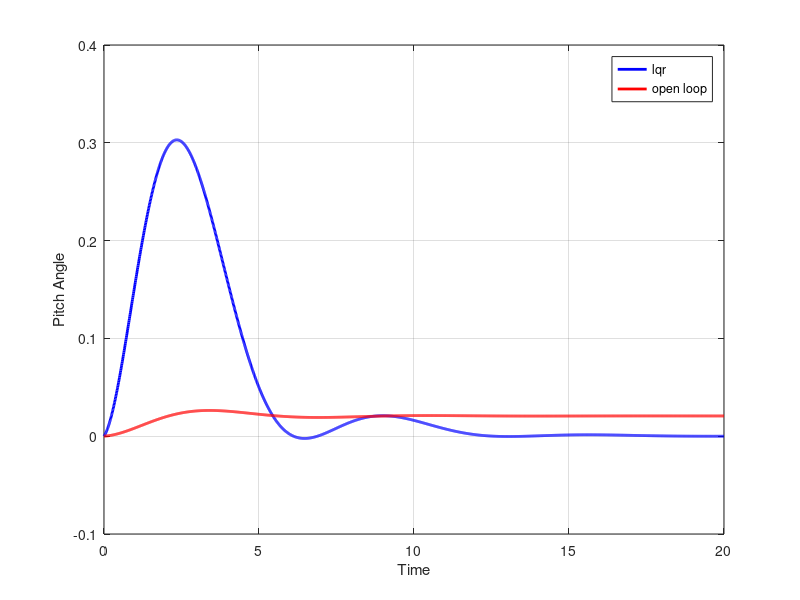

MATLAB code for this plot:
clear all
% Define the state-space system matrices (A, B, C, D)
A = [-0.3149,235.8928 0; -0.0034, -0.4282, 0; 0, 1, 0];
B = [-5.5079; 0.0021; 0];
C = [0 0 1];
D = 0;

% Open Loop System
sys = ss(A, B, C, D);

% Define the Q and R matrices for LQR controller design
R = 1;
Q = 500*(C'*C);           


% Design the LQR controller
K = lqr(A, B, Q, R);

% Calculate the constant gain Nbar to eliminate steady-state error
Nbar = -1 / (C * (A - B * K)^(-1) * B); %For unit reference input

% Create the closed-loop system with Nbar
A_cl = A - B * K;
B_cl = B*Nbar;
C_cl = C;
D_cl = D;

% Define the state-space system for closed-loop control with Nbar
sys_cl = ss(A_cl, B_cl, C_cl, D_cl);

% Generate the impulse response of the closed-loop system
t_impulse = 0:0.01:20;  % Time vector for impulse response
impulse_response_lqr = impulse(sys_cl, t_impulse);
impulse_response_openloop = impulse(sys, t_impulse);


% Plot the impulse response
figure;
plot(t_impulse, impulse_response_lqr, 'b', 'LineWidth', 2);

hold on
plot(t_impulse, impulse_response_openloop, 'r', 'LineWidth', 2);
xlabel('Time');
ylabel('Pitch Angle');

legend({'lqr','open loop'},'Location','northeast')
grid on;

% Display the calculated Nbar
fprintf('Constant Gain Nbar: %f\n', Nbar);

